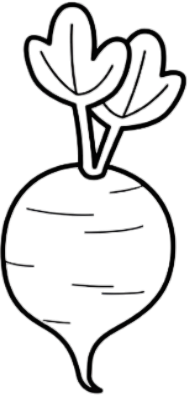
#> input picture assets/beet.png, 188 x 395 px; the run also reads 1 picture not shown here
$ python main.py
#> lines starting #> are read from the running program, lines starting #| are printed output that depends on the picture
import os
import random

from PIL import Image
from random import shuffle

# --------  SETTINGS  --------

output_dir = "output"
origin_dir = "assets"
background_name = "background.png"
count_of_objects = 8

max_rotation_angel = 90
min_rotation_angel = 0

padding = 50

# --------  EXECUTION  --------

# Getting all images names
objects_names_array = os.listdir(origin_dir)
objects_names_array.remove(background_name)
shuffle(objects_names_array)
# Saving from shuffled array only count of object
objects_names_array = objects_names_array[:count_of_objects]

# Opening the primary image (used in background)
background_img = Image.open(f"{origin_dir}/{background_name}")
bg_width, bg_height = background_img.size
#> bg_width = 1280; bg_height = 720

offsets = []
rotations = []
names = []

# Pasting img2 image on top of img1
# starting at coordinates (0, 0)
for img_name in objects_names_array:
    img = Image.open(f"{origin_dir}/{img_name}").convert("RGBA")
#> img is the input picture: PIL image 188x395 RGBA; mean R, G, B, A 5.3, 5.2, 5.2, 29.4

    # Rotate image
    rotation_angel = random.randint(min_rotation_angel, max_rotation_angel)
    img = img.rotate(rotation_angel, expand=True)
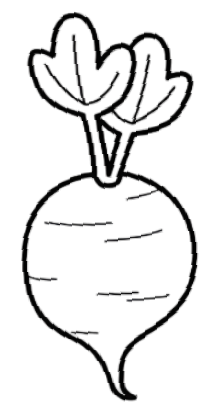
#> img: PIL image 222x411 RGBA; mean R, G, B, A 4.3, 4.2, 4.2, 23.9; transparent parts drawn white
    img_width, img_height = img.size
#> img_width = 222; img_height = 411

    # Finding coordinates
    new_x = random.randint(padding, bg_width - padding - img_width)
#> new_x = 315
    new_y = random.randint(padding, bg_height - padding - img_height)
#> new_y = 180

    background_img.paste(img, (new_x, new_y), mask=img)
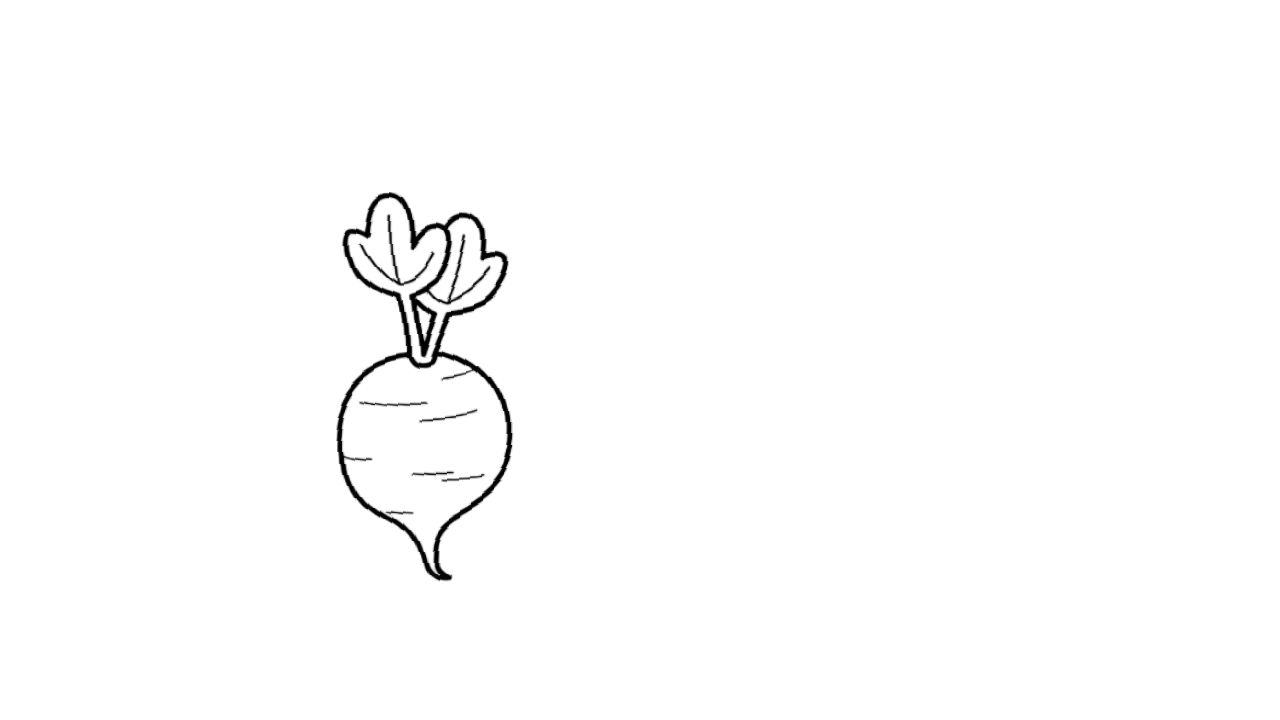
#> background_img: PIL image 1280x720 RGB; mean R, G, B 252.7, 252.7, 252.7

    offsets.append((new_x, new_y))
    rotations.append(rotation_angel)
    names.append(img_name)
#> pass 2 of the loop `for img_name in objects_names_array:`:
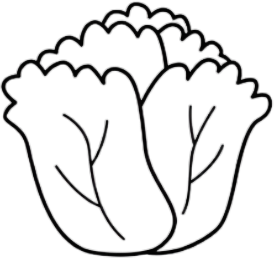
#> input picture assets/cabbage.png, 274 x 258 px
#> img is the input picture: PIL image 274x258 RGBA; mean R, G, B, A 11.3, 11.2, 11.3, 28.4
#> `img = img.rotate(rotation_angel, expand=True)`:
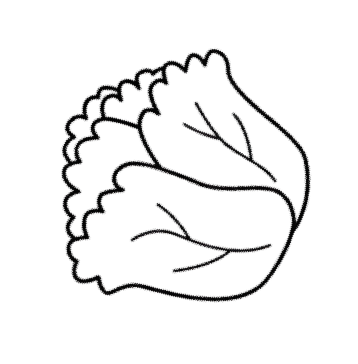
#> img: PIL image 358x364 RGBA; mean R, G, B, A 6.1, 6.1, 6.1, 15.4; transparent parts drawn white
#> `background_img.paste(img, (new_x, new_y), mask=img)`:
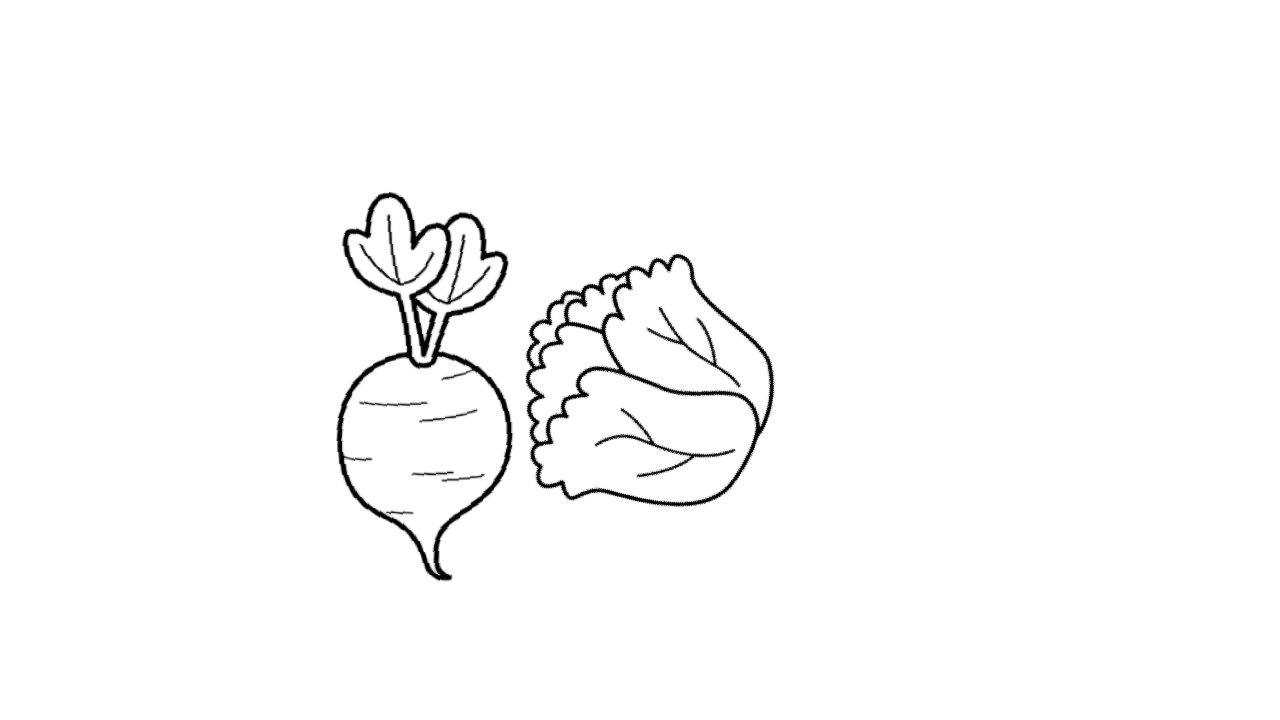
#> background_img: PIL image 1280x720 RGB; mean R, G, B 250.8, 250.8, 250.8
#> pass 3 of the loop `for img_name in objects_names_array:`:
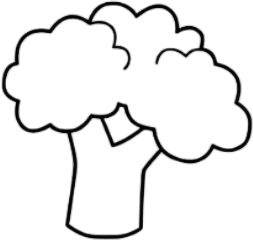
#> input picture assets/broccoli.png, 253 x 240 px
#> img is the input picture: PIL image 253x240 RGBA; mean R, G, B, A 4.3, 4.3, 4.3, 19.3
#> `img = img.rotate(rotation_angel, expand=True)`:
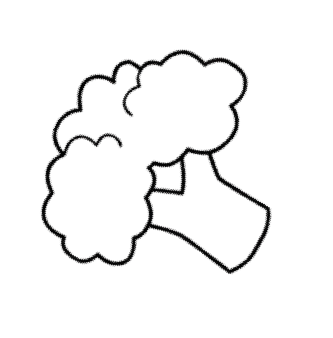
#> img: PIL image 333x338 RGBA; mean R, G, B, A 2.3, 2.3, 2.3, 10.4; transparent parts drawn white
#> `background_img.paste(img, (new_x, new_y), mask=img)`:
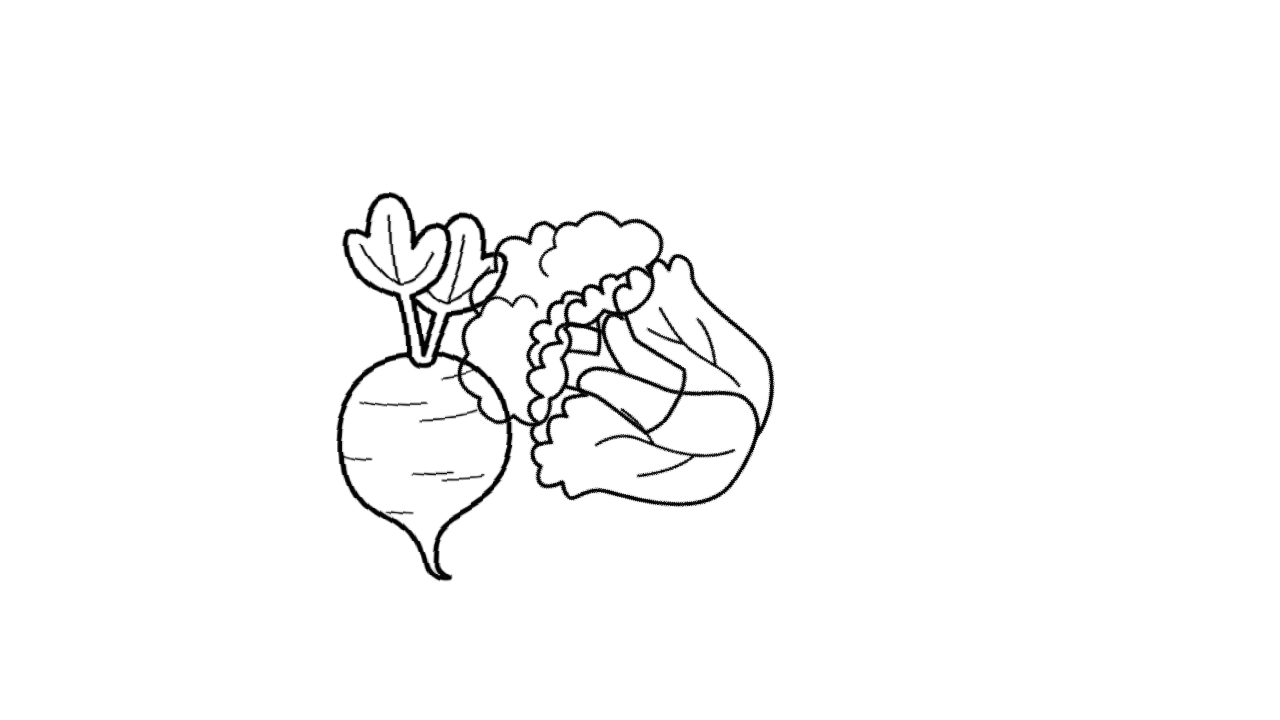
#> background_img: PIL image 1280x720 RGB; mean R, G, B 249.7, 249.7, 249.7

# Displaying the image
background_img.show()

# Writing data
background_img.save(f"{output_dir}/outputPicture.png")
with open(f"{output_dir}/description.txt", 'w') as out:
    for img_idx in range(len(objects_names_array)):
        out.write(f"{offsets[img_idx]};{rotations[img_idx]};{names[img_idx]}\n")
